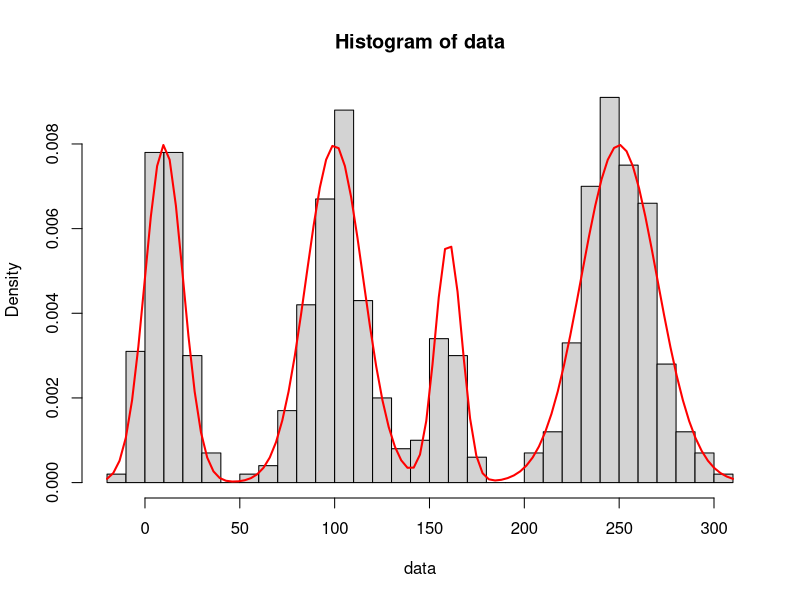

Here is the R script that generated this plot: (Note: this script raises an error after producing the figure.)
gmm_generation <- function(n, weights, means, sds, plot = TRUE) {
  set.seed(6986897)
  
  stopifnot(n > 0)
  stopifnot(sum(weights) == 1)
  stopifnot(length(weights) == length(means))
  stopifnot(length(weights) == length(sds))
  
  n_components <- length(weights)
  
  # draw component for each sample
  components <- sample(1:n_components, n, replace = TRUE, prob = weights)
  
  # generate mixture data
  data <- rnorm(n, mean = means[components], sd = sds[components])
  
  if (plot) {
    hist(data, breaks=40, freq=FALSE, col="lightgray")
    
    mixture_density <- function(x) {
      rowSums(mapply(function(w, m, s) w * dnorm(x, m, s),
                     weights, means, sds, SIMPLIFY = TRUE))
    }
    curve(mixture_density, add = TRUE, col = "red", lwd = 2)
  }
  return(data)
}

weights <- c(0.2, 0.3, 0.1, 0.4)
means <- c(10, 100, 160, 250)
sds <- c(10, 15, 7, 20)
data <- gmm_generation(1000, weights, means, sds)

filename <- paste0("gmm_", length(weights), "_components.csv")
filepath <- paste0("data/", filename)
write.csv(data, filepath, row.names = FALSE)